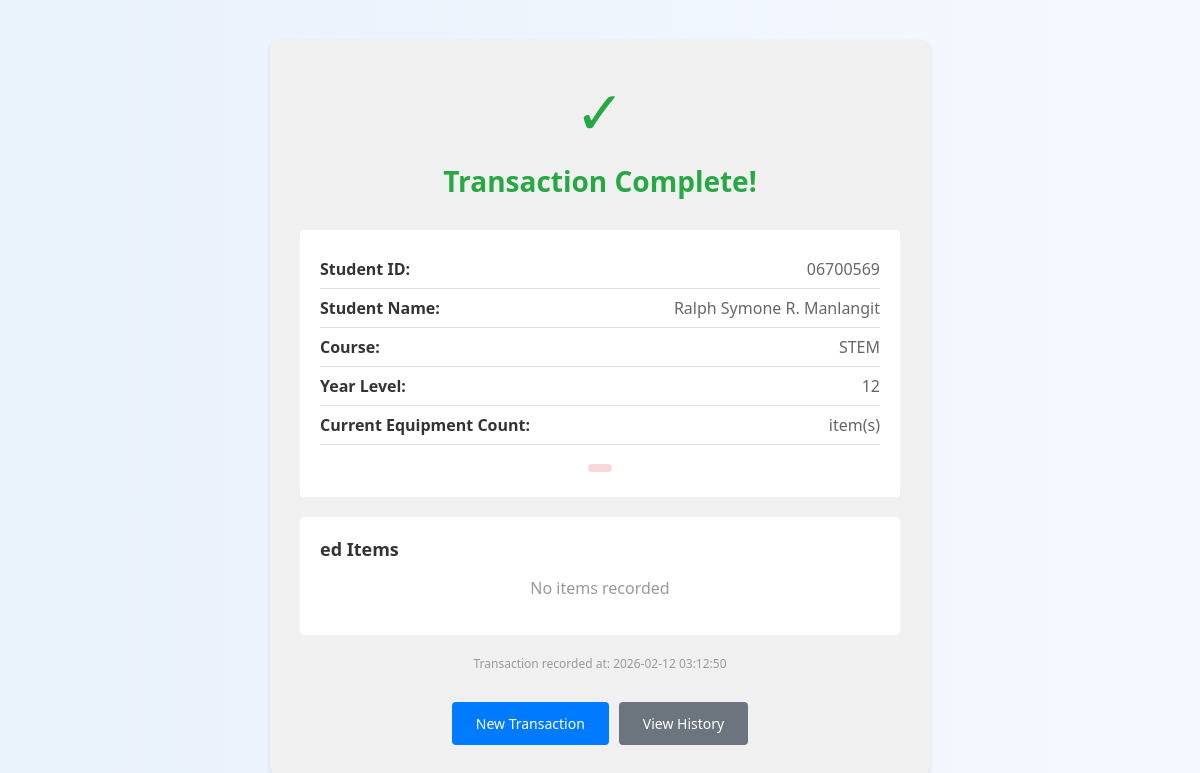
The page /transaction_summary?student_id=06700569 on the database as committed earlier.
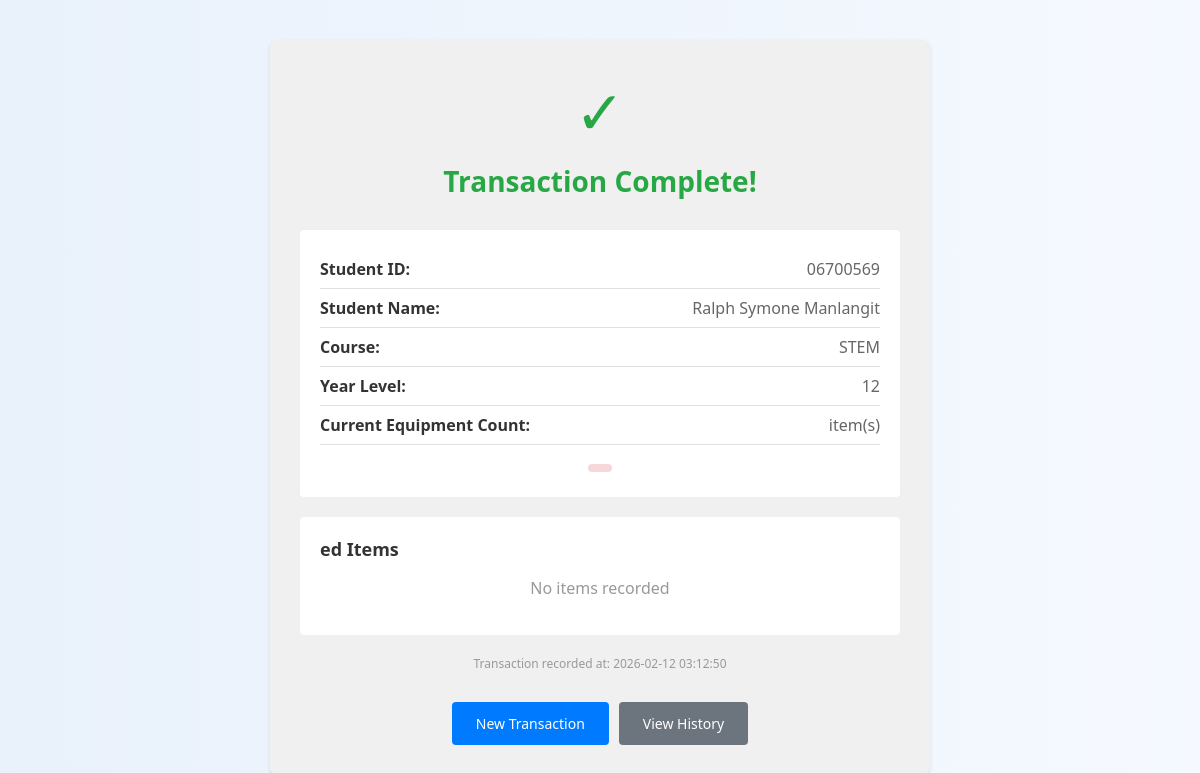
The same page on the database as committed later.
### tables this page shows
CREATE TABLE students (
            student_id TEXT PRIMARY KEY,
            name TEXT NOT NULL,
            course TEXT,
            year_level INTEGER, student_type TEXT DEFAULT 'college');

### CV-app/app.py (the view)
@app.route('/transaction_summary')
def transaction_summary():
    student_id = request.args.get('student_id', '')
    action = request.args.get('action', '')
    items = request.args.get('items', '').split(',') if request.args.get('items') else []
    quantities = request.args.get('quantities', '').split(',') if request.args.get('quantities') else []
    total = int(request.args.get('total', 0))
    conn = sqlite3.connect("database.db")
    c = conn.cursor()
    c.execute("SELECT name, course, year_level FROM students WHERE student_id=?", (student_id,))
    student_data = c.fetchone()
    conn.close()
    if not student_data:
        flash("Student not found.")
        return redirect(url_for('borrow_return'))
    student_name, course, year_level = student_data
    transaction_items = []
    for item, qty in zip(items, quantities):
        if item and qty:
            transaction_items.append({
                'name': item,
                'quantity': int(qty)
            })
    context = {
        'student_id': student_id,
        'student_name': student_name,
        'course': course,
        'year_level': year_level,
        'action': action,
        'total_items': total,
        'items': transaction_items,
        'timestamp': datetime.datetime.now().strftime('%Y-%m-%d %H:%M:%S')
    }
    return render_template('transaction_summary.html', **context)

### CV-app/templates/transaction_summary.html (shortened to what this page needs)
<!DOCTYPE html>
<html>
<head>
    <link rel="stylesheet" href="{{ url_for('static', filename='style.css') }}">
</head>
<body>
    <div class="summary-container">
        <div class="success-header">
            <div class="success-icon">✓</div>
            <h1 class="success-title">Transaction Complete!</h1>
        </div>
        <div class="student-info">
            <div class="info-row">
                <span class="info-label">Student ID:</span>
                <span class="info-value">{{ student_id }}</span>
            </div>
            <div class="info-row">
                <span class="info-label">Student Name:</span>
                <span class="info-value">{{ student_name }}</span>
            </div>
            <div class="info-row">
                <span class="info-label">Course:</span>
                <span class="info-value">{{ course if course else 'N/A' }}</span>
            </div>
            <div class="info-row">
                <span class="info-label">Year Level:</span>
                <span class="info-value">{{ year_level if year_level else 'N/A' }}</span>
            </div>
            <div class="info-row">
                <span class="info-label">Current Equipment Count:</span>
                <span class="info-value"><strong>{{ equipment_count }}</strong> item(s)</span>
            </div>
            <div style="text-align: center; margin-top: 10px;">
                <span class="action-badge {% if action == 'borrow' %}borrow{% else %}return{% endif %}">
                </span>
            </div>
        </div>
        <div class="items-section">
            <div class="items-title">{{ action.capitalize() }}ed Items</div>
            {% if items %}
                {% for item in items %}
                    <div class="item-row">
                        <span class="item-name">{{ item.name }}</span>
                        <span class="item-quantity">× {{ item.quantity }}</span>
                    </div>
                {% endfor %}
                <div class="total-row">
                    <span>Total Items:</span>
                    <span>{{ total_items }}</span>
                </div>
            {% else %}
                <p style="text-align: center; color: #999;">No items recorded</p>
            {% endif %}
        </div>
        <div class="timestamp">
            Transaction recorded at: {{ timestamp }}
        </div>
        <div class="action-buttons">
            <a href="{{ url_for('borrow_return') }}" class="btn btn-primary">New Transaction</a>
            <a href="{{ url_for('history') }}" class="btn btn-secondary">View History</a>
        </div>
    </div>
</body>
</html>

Rows that differ between the two databases and show on the page:
changed students "STEM": name "Ralph Symone R. Manlangit" → "Ralph Symone Manlangit"
